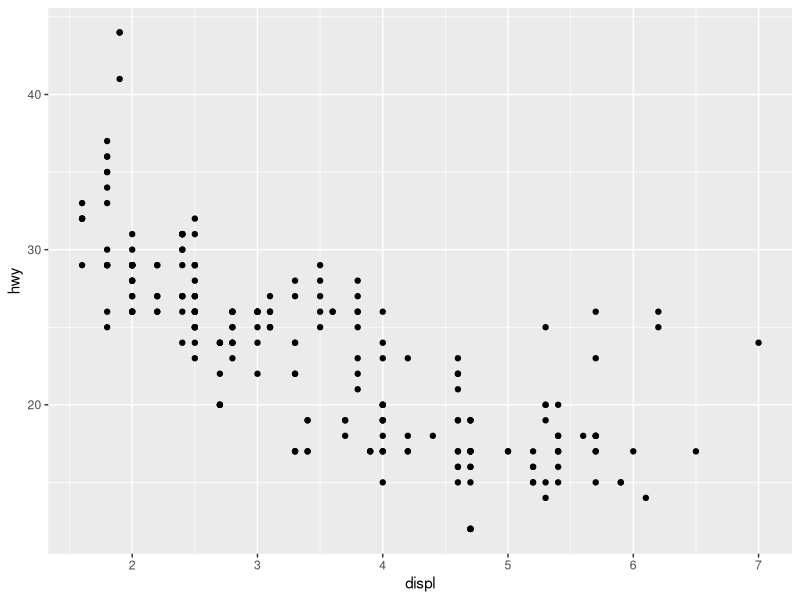
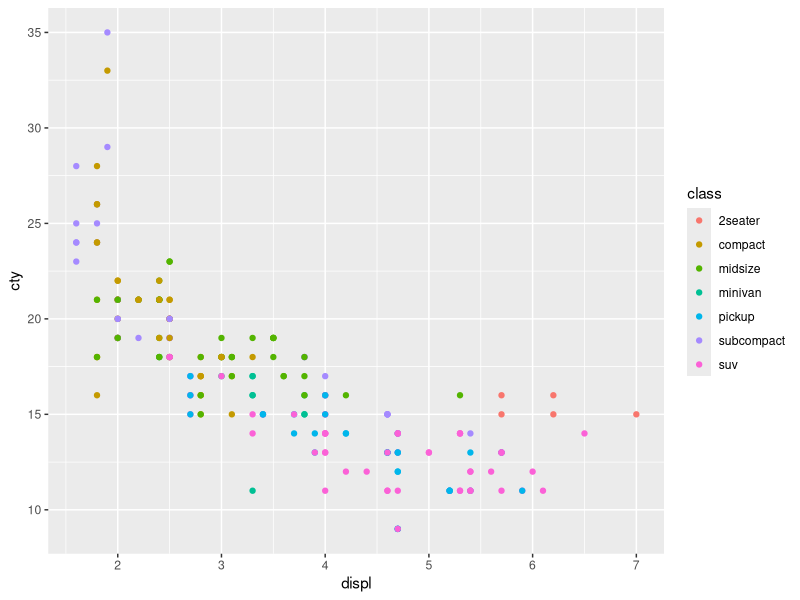
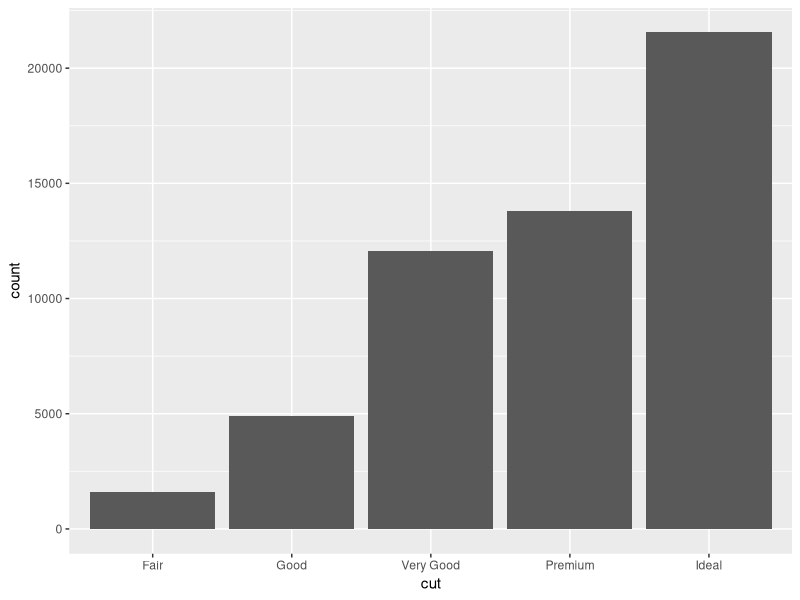
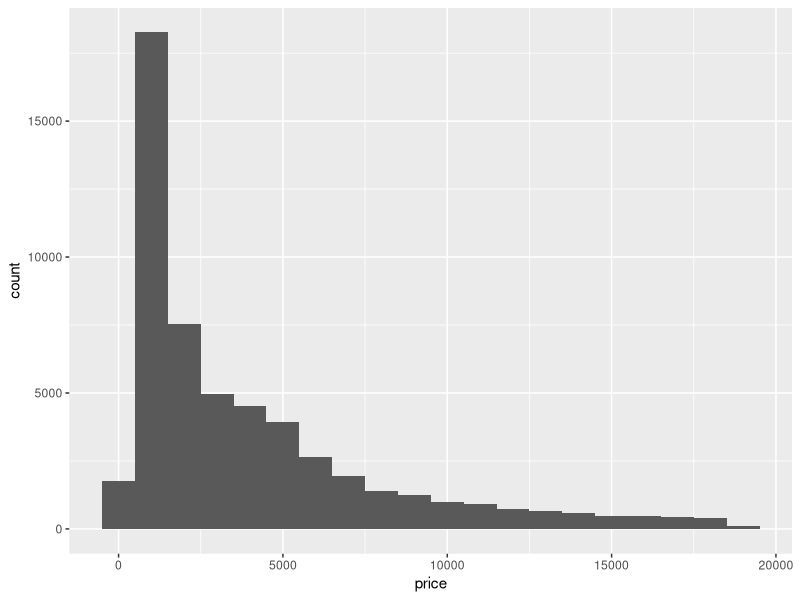
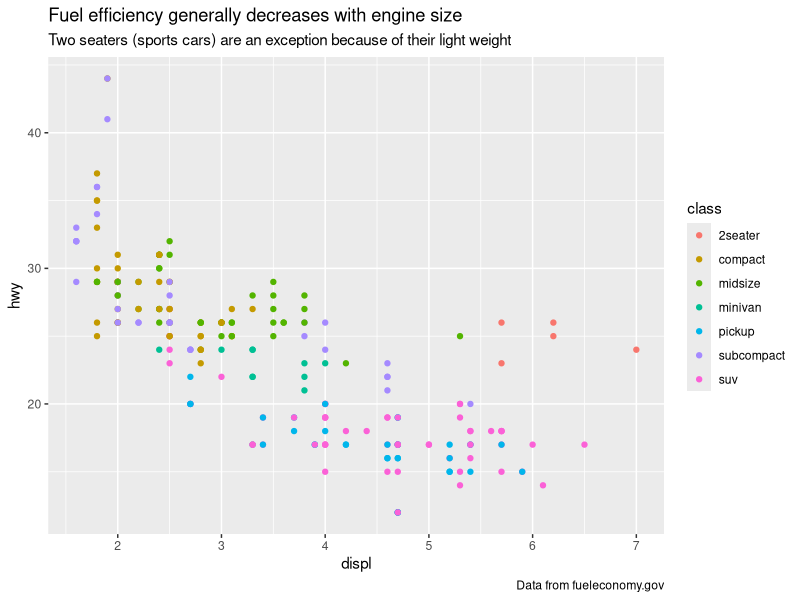

Here is the R script that generated these plots, in order:

library(tidyverse)
library(ggplot2)


### Exercise 1
ggplot(data = mpg) + 
  geom_point(mapping = aes(x = displ, y = hwy))

### Exercise 2
ggplot(data = mpg) + 
  geom_point(mapping = aes(x = displ, y = cty, colour= class))

### Exercise 3
ggplot(data = diamonds) + 
  geom_bar(mapping = aes(x = cut))

### Exercise 4
ggplot(diamonds, aes(price)) +
  geom_histogram(binwidth = 1000)

### Exercise 5
ggplot(mpg) +
  geom_point(aes(displ, hwy, color = class)) +
  labs(title = "Fuel efficiency generally decreases with engine size",
       subtitle = "Two seaters (sports cars) are an exception because of their light weight",
       caption = "Data from fueleconomy.gov")
